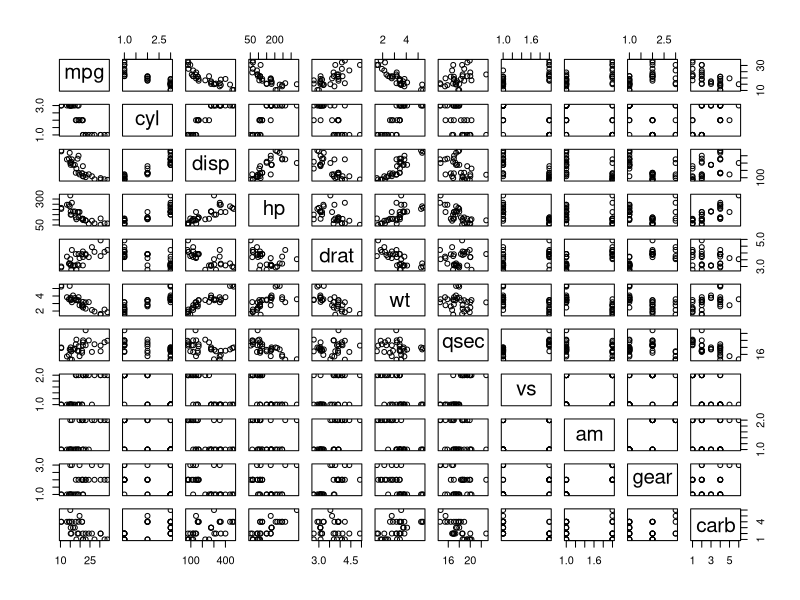
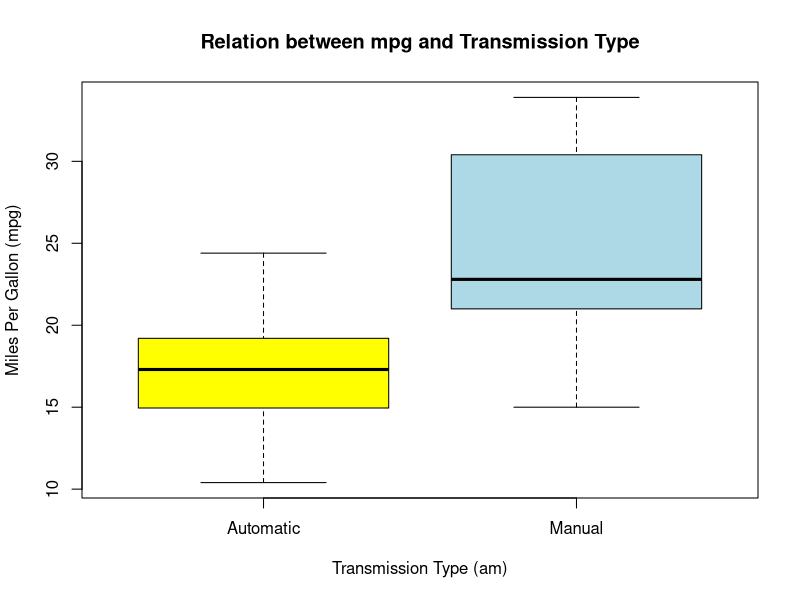
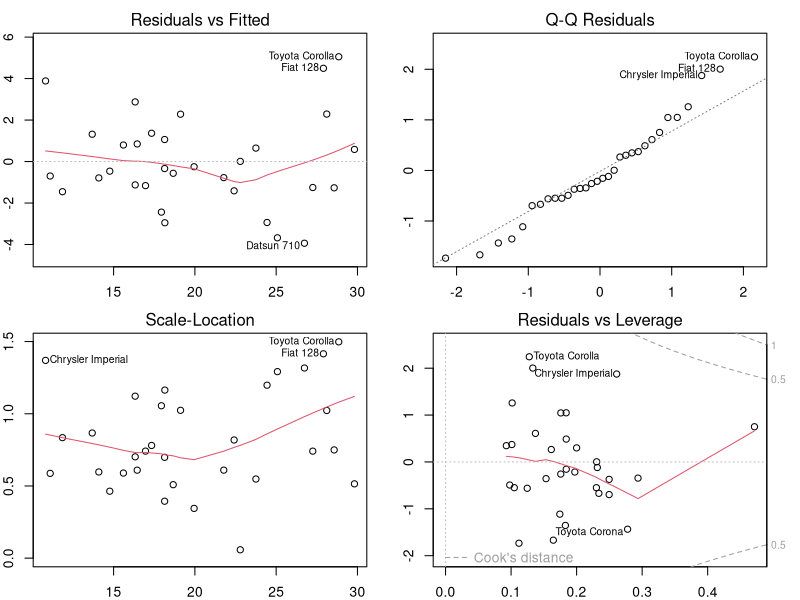

R code for these plots, in order:
## ---- chunk 1
echo = TRUE  # Make code always visible
options(scipen = 1)  # Turn off scientific notations for numbers
## ---- chunk 2
library(datasets)
data("mtcars")
## ---- chunk 3
# check the dataset structure
str (mtcars)
## ---- chunk 4
#check the header rows
head (mtcars)
## ---- chunk 5
#convert the numeric variables into factors
mtcars$cyl <- factor(mtcars$cyl)
mtcars$vs <- factor(mtcars$vs)
mtcars$gear <- factor(mtcars$gear)
mtcars$carb <- factor(mtcars$carb)
mtcars$am <- factor(mtcars$am,labels=c('Automatic','Manual'))


# check the modified structure
str(mtcars)
## ---- chunk 6
init_model <- lm(mpg ~ ., data = mtcars)
best_model <- step(init_model, direction = "both")
## ---- chunk 7
summary(best_model)
## ---- chunk 8
base_model <- lm(mpg ~ am, data = mtcars)
anova(base_model, best_model)
## ---- chunk 9
leverage <- hatvalues(best_model)
tail(sort(leverage),3)
influential <- dfbetas(best_model)
tail(sort(influential[,6]),3)
## ---- chunk 10
t.test(mpg ~ am, data = mtcars)
## ---- chunk 11
pairs(mtcars)
## ---- chunk 12
boxplot(mpg ~ am, data = mtcars, 
        col = (c("yellow","lightblue")), 
        ylab = "Miles Per Gallon (mpg)", 
        xlab = "Transmission Type (am)", 
        main="Relation between mpg and Transmission Type")
## ---- chunk 13
par(mfrow = c(2, 2))
par(mar=c(2,2,2,2))
plot(best_model)
